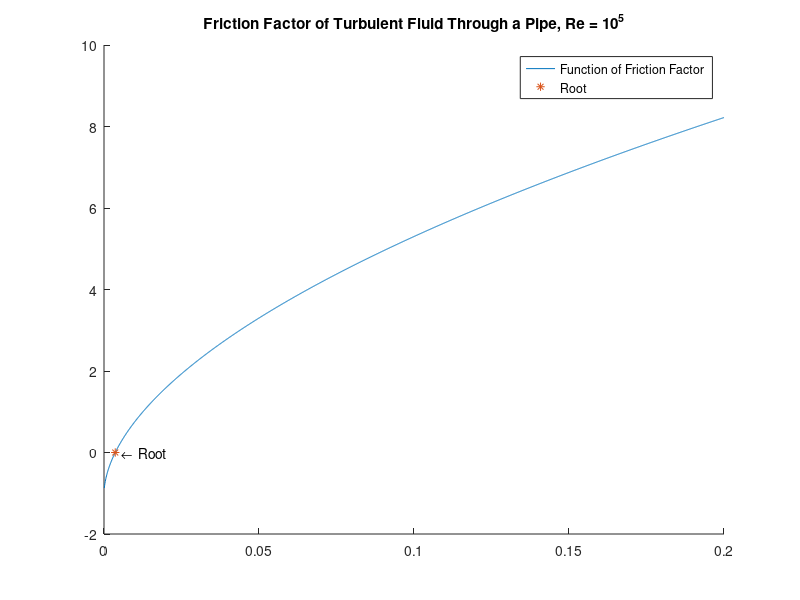
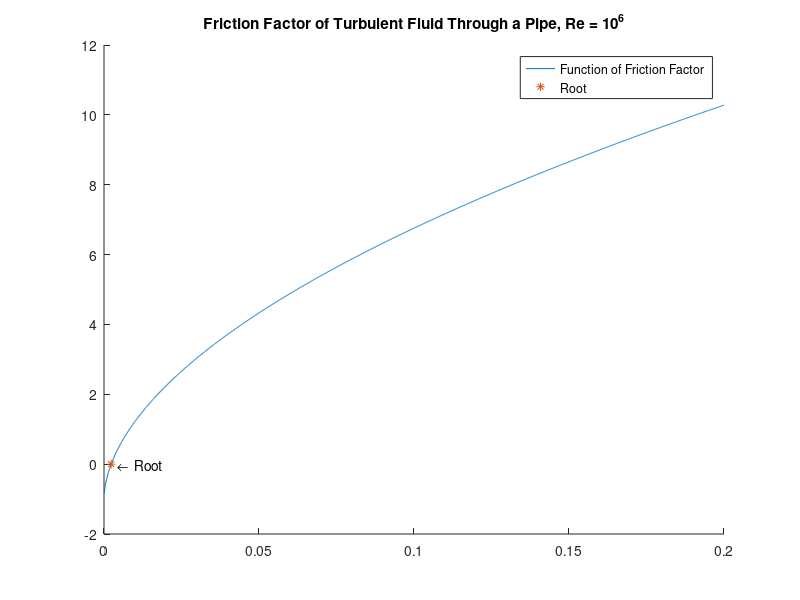

MATLAB code to generate these figures, in order:
%ASEN 2012: HW 6
%Author: Ben Hagenau
%Date Created: 11/11/2016
%Date Edited: 11/17/16

%%%%%%%%%%%%%%%QUESTION: 4%%%%%%%%%%%%%%%
%PURPOSE: Use Bisection Method to find the friction factor of fluid through
%a pipe 
%GIVEN: Reynald's Number for the fluid
%OUTPUT: friction factor 
%ASSUMPTIONS: Roots are approximated using numerical root finding methods,
%there is one root, and roots are real.

%house keeping
clear all
close all
clc
%start output file
fprintf(fopen('HW6 Output4','w'),'Question 4:\n');

%define equation to be solved using bisection method
Re = [10^5 10^6];
for i = 1:2
    y = @(f) (2.*log(Re(i).*f.^(1/2)) - 0.8).*f.^(1/2) - 1;
    %Bisection Method
    %1. Select interval 
    a = 0.000001;
    b = 0.1;
    %2. Evaluate function at midpoint of interval
    m = mean([a b]);
    unc = abs(y(m));
    while unc > .0001
        if y(a)*y(m)<0
            b = m;
        else 
            a = m;
        end
        m = mean([a b]);
        unc = abs(y(m));
    end

    %plot function with its roots
    figure
    x = 0:.0001:0.2;
    hold on
    plot(x,y(x))
    plot(m,y(m),'*')
    txt = '  \leftarrow  Root';
    text(m,y(m),txt,'HorizontalAlignment','left')
    legend('Function of Friction Factor','Root','Location','Best');
    if i == 1
        title('Friction Factor of Turbulent Fluid Through a Pipe, Re = 10^5');
    else
        title('Friction Factor of Turbulent Fluid Through a Pipe, Re = 10^6');
    end
    %print results for each reynald's number
    fprintf(fopen('HW6 Output4','a'),'The coefficient of friction is %3.5f for a Reynolds Number of %d\n',m,Re(i));
end



